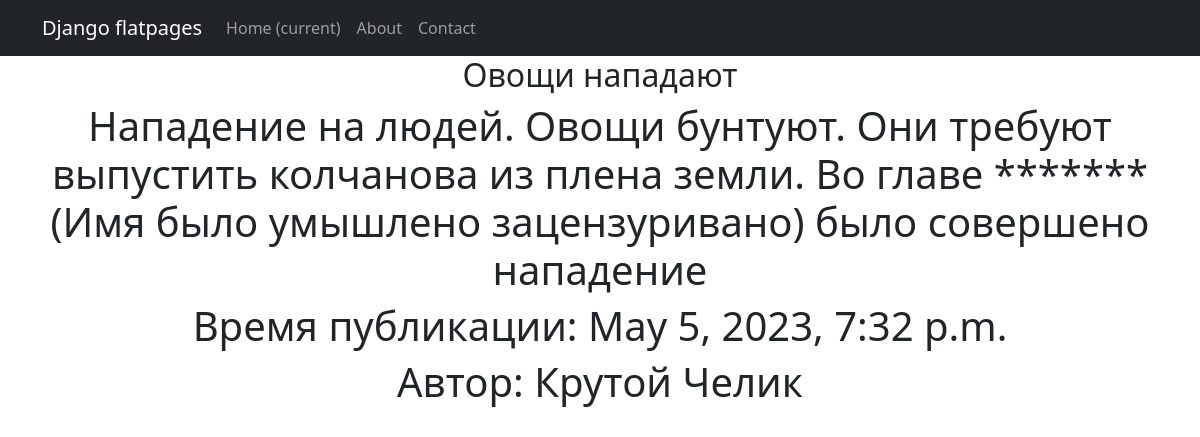
The app's page /news/9 with its own data.
### news/models.py (models this page shows, shortened)
class Post(models.Model):
    authors = models.ForeignKey(Author, on_delete=models.CASCADE)
    news = models.CharField(max_length=8, choices= POSITIONS, default=news)
    time = models.DateTimeField(auto_now_add = True)
    theme = models.CharField(max_length=255, default='Статья без заголовка!')
    text = models.TextField(default='Ничего не указано')
    rating = models.IntegerField(default=0)
    cats = models.ManyToManyField(Category, through='PostCategory')

class Author(models.Model):
    Users = models.OneToOneField (User, on_delete=models.CASCADE)
    username = models.CharField(max_length=255, default='Error in username')
    rating = models.IntegerField(default=0)
    def __str__(self):
        return f'{self.username}'

### news/views.py (the view)
# urls.py: path('<int:pk>', PostDetail.as_view())
class PostDetail(DetailView):
    model = Post
    template_name = 'post.html'
    context_object_name = 'post'

### news/templatetags/custom_filters.py (called while the page is built)
@register.filter()
def censor(value):
    bad_words = ['редиска']
    res = value
    for word in bad_words:
        word = r'\b%s\b' % word  # Apply word boundaries to the bad word
        regex = re.compile(word, re.IGNORECASE)
        res = regex.sub("*" * (len(word) - 4), res)
    return res

### templates/post.html (shortened to what this page needs)
{% extends 'flatpages/default.html' %}
{% load custom_filters %}
{% block content %}
<h2>{{ post.theme|censor }}</h2>
<h1>{{ post.text|censor }}</h1>
<h1>Время публикации: {{ post.time }}</h1>
<h1>Автор: {{ post.authors }}</h1>
{% endblock content %}

### records on screen
Post: theme|censor "Овощи нападают", text|censor "Нападение на людей. Овощи бунтуют. Они требуют выпустить колчанова из плена земли. Во главе ******* (Имя было умышлено зацензуривано) было совершено нападение", time "May 5, 2023, 7:32 p.m.", authors "Крутой Челик"
